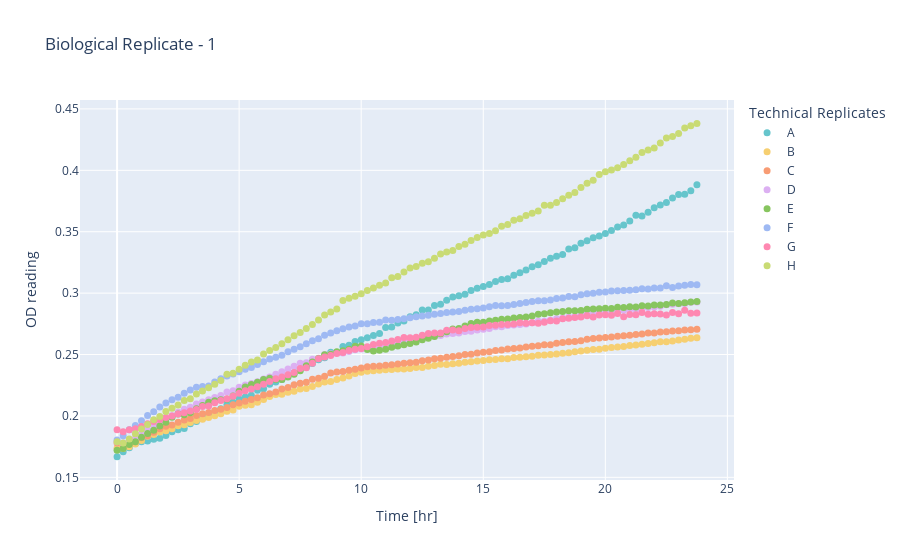
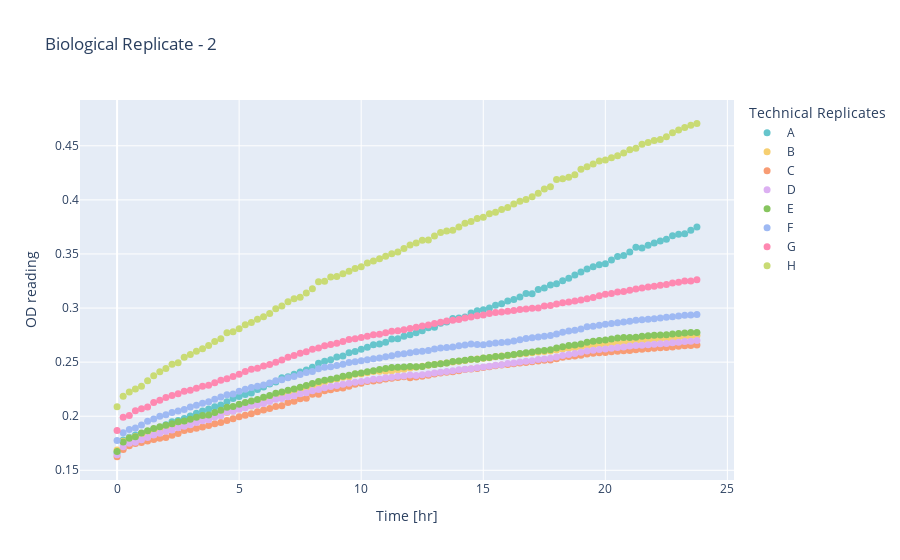
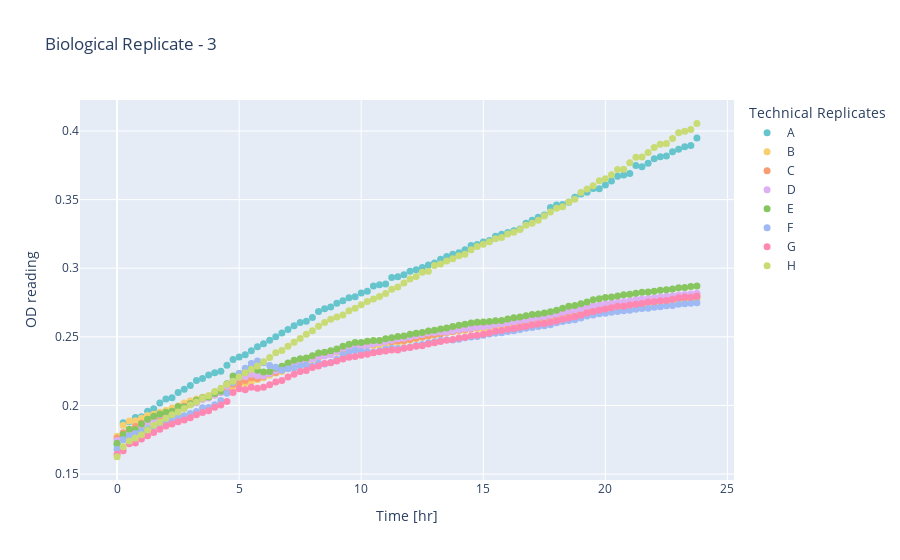
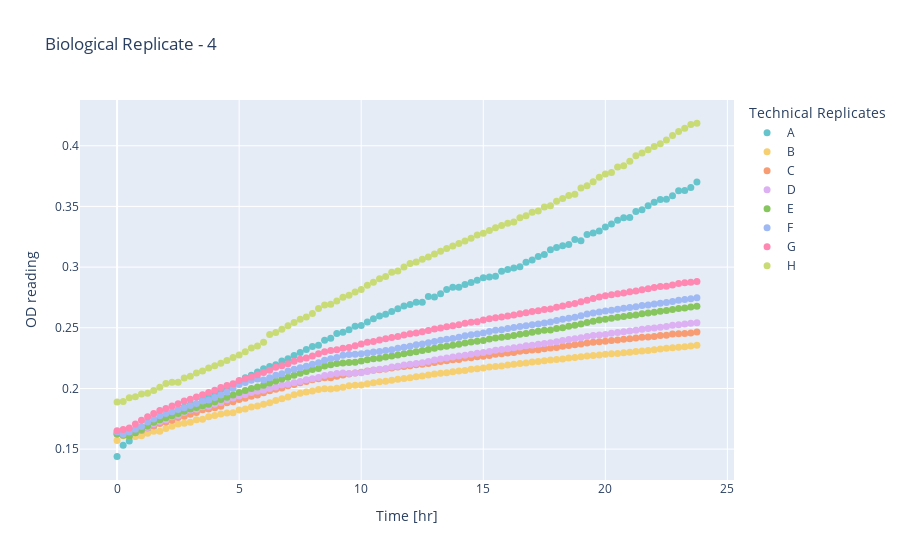

The notebook cell saved with these charts, in order:
### Code cell
for i in range(1, 5):
    plot_timeseries_interactive(avg_tables[i-1], f'Biological Replicate - {i}', 'Technical Replicates')
